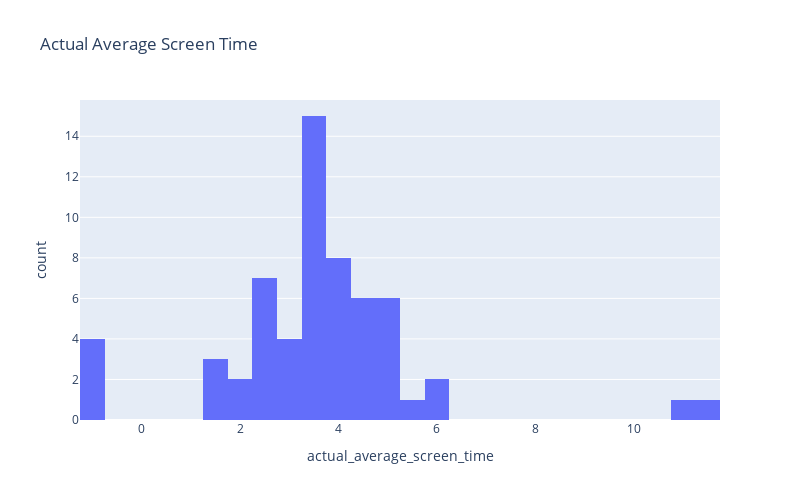

Write notebook code for a chart like this one.
### Markdown cell above
### Case 1: Actual screen time

### Code cell
## Case 1 Problem A code (and optional graph)
# Plot the histogram of the actual average screen time with plotly express
fig = px.histogram(
    individual_data,
    x="actual_average_screen_time",
    nbins=50,
    title="Actual Average Screen Time",
)
fig.update_layout(width=800, height=500)
fig.show()

# Count the number of missing values (-1) in actual_average_screen_time in the individual data
missing_values = individual_data["actual_average_screen_time"].value_counts()[-1]

# Print the number of missing values
print(missing_values)

### Figure 1 — Plotly figure (JSON) as saved in the notebook; plotly's stock layout.template omitted (floating-point values rounded to 4 significant figures)
{"data": [{"alignmentgroup": "True", "bingroup": "x", "hovertemplate": "actual_average_screen_time=%{x}<br>count=%{y}<extra></extra>", "legendgroup": "", "marker": {"color": "#636efa", "pattern": {"shape": ""}}, "name": "", "nbinsx": 50, "offsetgroup": "", "orientation": "v", "showlegend": false, "type": "histogram", "x": [5.18, 2.31, -1, 4.75, 1.55, 3.69, 4.72, -1, 3.01, 3.32, 2.67, 4.56, 4.13, 3.62, 3.49, 10.78, 1.6, 4.43, 3.59, 4.06, 4.02, 2.58, 3.34, 3.72, 5.07, 3.39, 2.73, -1, 3.66, 3.27, 3.23, 3.23, 6.06, 4.22, 2.85, 1.49, 4.08, 3.73, 2.57, 3.71, 5.17, 5.69, 5.05, 2.73, 11.63, 5.94, 4.76, 4.62, 4.17, 3.87, -1, 3.74, 3.3, 4.56, 2.65, 2.2, 3.65, 4.49, 4.09, 1.76], "xaxis": "x", "yaxis": "y"}], "layout": {"barmode": "relative", "height": 500, "legend": {"tracegroupgap": 0}, "title": {"text": "Actual Average Screen Time"}, "width": 800, "xaxis": {"anchor": "y", "domain": [0, 1], "title": {"text": "actual_average_screen_time"}}, "yaxis": {"anchor": "x", "domain": [0, 1], "title": {"text": "count"}}}}
